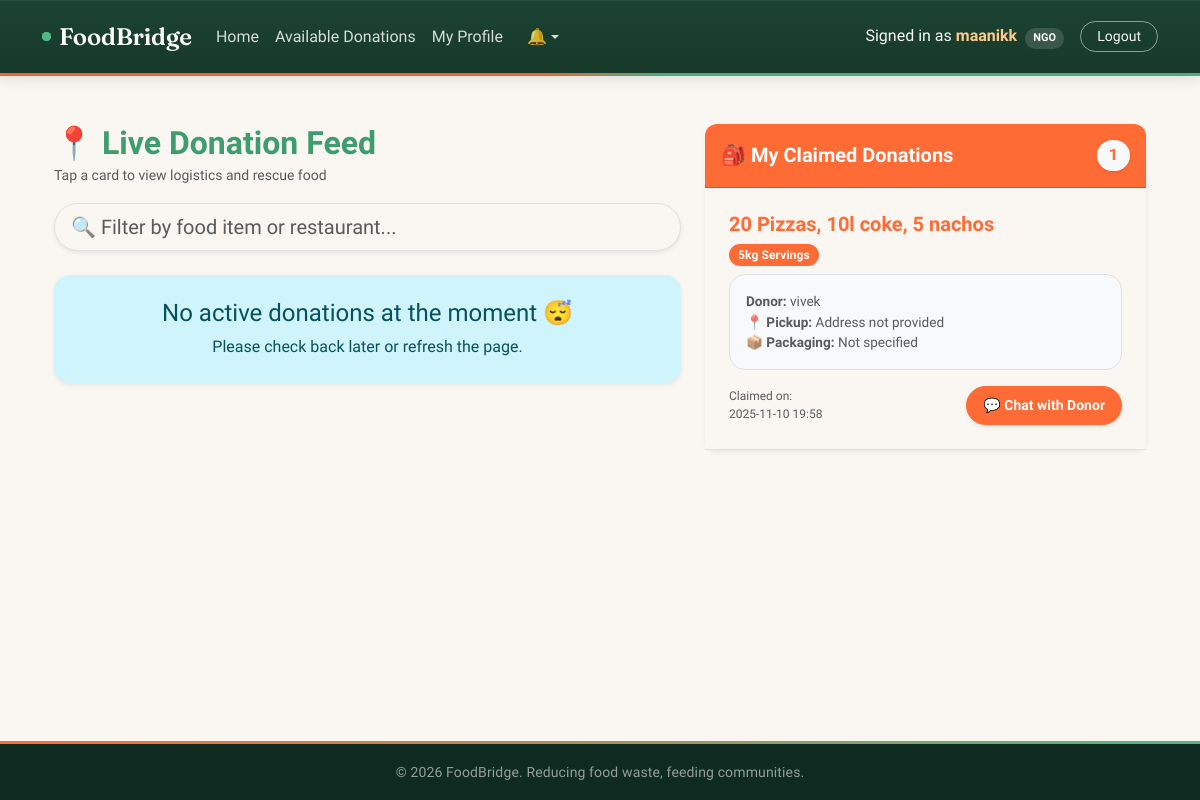
/ngo (signed in), run on the app's committed database.
### tables this page shows
CREATE TABLE donations (
    id INTEGER PRIMARY KEY AUTOINCREMENT,
    donor_id INTEGER NOT NULL,
    org_name TEXT NOT NULL,
    food_item TEXT NOT NULL,
    quantity TEXT NOT NULL,
    expiry_datetime TEXT NOT NULL,
    status TEXT NOT NULL DEFAULT 'Active',
    claimed_by INTEGER,
    created_at TIMESTAMP DEFAULT CURRENT_TIMESTAMP, category VARCHAR(50) DEFAULT 'Cooked Veg', unit VARCHAR(30) DEFAULT 'Servings', packaging_note VARCHAR(100) DEFAULT 'Not specified', address TEXT DEFAULT 'Address not provided', latitude REAL NULL, longitude REAL NULL,
    FOREIGN KEY (donor_id) REFERENCES users (id),
    FOREIGN KEY (claimed_by) REFERENCES users (id)
);

### app.py (the view, shortened to what this page needs)
@app.route('/ngo')
@login_required
def ngo():
    if session.get('role') != 'ngo':
        flash("Access Denied: You are logged in as a Donor.", "warning")
        return redirect(url_for('index'))
    donations = execute_query(
        "SELECT * FROM donations WHERE LOWER(status) = 'active' ORDER BY created_at DESC",
        fetchall=True
    )
    my_claims = execute_query(
        """
        SELECT d.*, u.username as donor_name
        FROM donations d
        JOIN users u ON d.donor_id = u.id
        WHERE d.claimed_by = ?
        ORDER BY d.created_at DESC
        """,
        (session['user_id'],),
        fetchall=True
    )
    safe_donations = []
    safe_claims = []
    if my_claims:
        for c in my_claims:
            c_dict = dict(c)
            if c_dict.get('created_at') is not None:
                c_dict['created_at'] = str(c_dict['created_at'])
            if c_dict.get('expiry_datetime') is not None:
                c_dict['expiry_datetime'] = str(c_dict['expiry_datetime'])
            safe_claims.append(c_dict)
    return render_template('ngo.html', donations=safe_donations, my_claims=safe_claims)

### app.py (called while the page is built)
def get_db():
    if DATABASE_URL:
        db_url = DATABASE_URL.replace("postgres://", "postgresql://", 1)
        conn = psycopg2.connect(db_url, cursor_factory=RealDictCursor)
        return conn
    else:
        conn = sqlite3.connect('foodbridge.db')
        conn.row_factory = sqlite3.Row
        return conn

def execute_query(query, params=(), fetchone=False, fetchall=False, commit=False, return_id=False):
    conn = get_db()
    cursor = conn.cursor()
    if DATABASE_URL:
        formatted_query = query.replace('?', '%s')
        if return_id:
            formatted_query += " RETURNING id"
    else:
        formatted_query = query
    cursor.execute(formatted_query, params)
    result = None
    if return_id:
        if DATABASE_URL:
            row = cursor.fetchone()
            result = row['id'] if isinstance(row, dict) else row[0]
        else:
            result = cursor.lastrowid
    elif fetchone:
        result = cursor.fetchone()
    elif fetchall:
        result = cursor.fetchall()
    if commit:
        conn.commit()
    cursor.close()
    conn.close()
    return result

@app.context_processor
def inject_notifications():
    if 'user_id' in session:
        row = execute_query('SELECT COUNT(*) as count FROM notifications WHERE user_id = ? AND is_read = 0', (session['user_id'],), fetchone=True)
        count = row['count'] if row else 0
        recent = execute_query('SELECT * FROM notifications WHERE user_id = ? ORDER BY created_at DESC LIMIT 5', (session['user_id'],), fetchall=True)
        safe_recent = []
        if recent:
            for n in recent:
                n_dict = dict(n)
                if 'created_at' in n_dict and n_dict['created_at']:
                    n_dict['created_at'] = str(n_dict['created_at'])
                safe_recent.append(n_dict)
        return dict(notif_count=count, recent_notifs=safe_recent)
    return dict(notif_count=0, recent_notifs=[])

def login_required(f):
    @wraps(f)
    def decorated_function(*args, **kwargs):
        if 'user_id' not in session:
            return redirect(url_for('login'))
        return f(*args, **kwargs)
    return decorated_function

### templates/ngo.html (shortened to what this page needs)
{% extends 'base.html' %}
{% block content %}
<div class="container-fluid mt-4 mb-5">
    <div class="row">
        <div class="col-md-7 mb-4">
            <div class="d-flex justify-content-between align-items-center mb-3">
                <div>
                    <h2 class="fw-bold text-success mb-0">📍 Live Donation Feed</h2>
                    <small class="text-muted">Tap a card to view logistics and rescue food</small>
                </div>
            </div>
            <input type="text" id="donationSearch" class="form-control form-control-lg shadow-sm mb-4 rounded-pill" placeholder="🔍 Filter by food item or restaurant...">
            {% if not donations %}
                <div class="alert alert-info p-4 text-center shadow-sm rounded-4">
                    <h4 class="mb-0">No active donations at the moment 😴</h4>
                    <p class="mb-0 mt-2">Please check back later or refresh the page.</p>
                </div>
            {% endif %}
        </div>
        <div class="col-md-5">
            <div class="card shadow-sm border-0 sticky-top" style="top: 20px; border-radius: 12px;">
                <div class="card-header bg-primary text-white fw-bold d-flex justify-content-between align-items-center py-3" style="border-radius: 12px 12px 0 0;">
                    <span class="mb-0 fs-5">🎒 My Claimed Donations</span>
                    <span class="badge bg-light text-primary fs-6 rounded-pill shadow-sm">{{ my_claims|length }}</span>
                </div>
                <div class="card-body p-0">
                    {% if my_claims and my_claims|length > 0 %}
                        <div class="list-group list-group-flush">
                            {% for claim in my_claims %}
                            <div class="list-group-item p-4 border-bottom">
                                <div class="d-flex justify-content-between align-items-start mb-2">
                                    <div>
                                        <h5 class="card-title text-primary mb-0 fw-bold">{{ claim['food_item'] }}</h5>
                                        <span class="badge bg-primary mt-2 rounded-pill">{{ claim['quantity'] }} {{ claim['unit'] }}</span>
                                    </div>
                                </div>
                                <div class="bg-light p-3 rounded-4 mb-3 text-muted border" style="font-size: 0.85rem;">
                                    <div><strong>Donor:</strong> {{ claim['org_name'] }}</div>
                                    <div><strong>📍 Pickup:</strong> {{ claim['address'] }}</div>
                                    <div><strong>📦 Packaging:</strong> {{ claim['packaging_note'] }}</div>
                                </div>
                                <div class="d-flex justify-content-between align-items-center mt-3">
                                    <small class="text-muted" style="font-size: 0.75rem;">
                                        Claimed on:<br><span class="server-time">{{ claim['created_at'] }}</span>
                                    </small>
                                    <a href="{{ url_for('chat', donation_id=claim['id']) }}" class="btn btn-primary btn-sm rounded-pill fw-bold px-3 py-2 shadow-sm">
                                        💬 Chat with Donor
                                    </a>
                                </div>
                            </div>
                            {% endfor %}
                        </div>
                    {% else %}
                        <div class="p-5 text-center text-muted">
                            <h5>No Claims Yet</h5>
                            <p class="mb-0 small">Once you claim full or partial quantities from the Live Feed, they will appear here for coordination!</p>
                        </div>
                    {% endif %}
                </div>
            </div>
        </div>
    </div>
</div>
{% endblock %}

### templates/base.html (style rules this page uses)
:root { --forest: #1B4332; --forest-dark: #12302300; --forest-deep: #0F2A20; --rescue: #FF6B35; --rescue-dark: #E4551F; --fresh: #52B788; --fresh-dark: #3E9C6E; --bg: #FAF7F2; --surface: #FFFFFF; --ink: #1C1917; --muted: #6B7280; --hairline: #E7E2D9; --bs-primary: var(--rescue); --bs-success: var(--fresh); --bs-body-bg: var(--bg); --bs-body-color: var(--ink); --bs-body-font-family: 'Public Sans', system-ui, -apple-system, sans-serif; }
body { background-color: var(--bg); color: var(--ink); min-height: 100vh; display: flex; flex-direction: column; font-family: 'Public Sans', system-ui, -apple-system, sans-serif; }
.btn { font-weight: 600; }
.btn-primary { background-color: var(--rescue); border-color: var(--rescue); color: #fff; }
.text-primary { color: var(--rescue) !important; }
.bg-primary { background-color: var(--rescue) !important; }
.text-success { color: var(--fresh-dark) !important; }
.card { border-radius: 14px; border: 1px solid var(--hairline); box-shadow: 0 4px 14px rgba(27, 67, 50, 0.06); background-color: var(--surface); }
.badge { padding: 0.45em 0.75em; font-weight: 600; letter-spacing: 0.01em; }
.alert { border-radius: 12px; border: none; box-shadow: 0 2px 8px rgba(0,0,0,0.05); }

### data on the page
donations: food_item "20 Pizzas, 10l coke, 5 nachos", quantity "5kg", unit "Servings", org_name "vivek", address "Address not provided", packaging_note "Not specified"

### other printed values
{{ session.get('username') }} "maanikk"
{{ session.get('role')|upper }} "NGO"
{{ my_claims|length }} "1"
